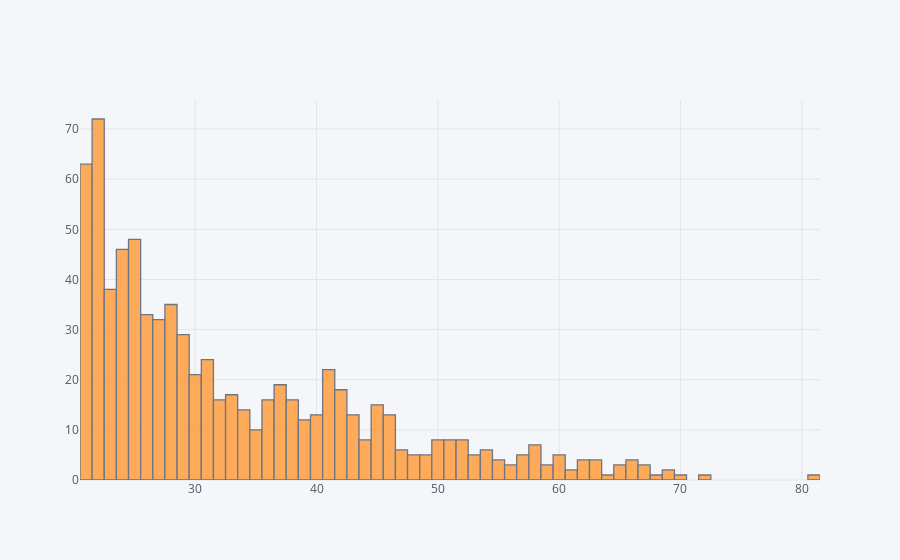

Notebook code for this chart:
### Code cell
df['Age'].iplot(kind='hist',bins=100)

### Figure 1 — Plotly figure (JSON) as saved in the notebook; plotly's stock layout.template omitted (floating-point values rounded to 4 significant figures; data arrays with more than 128 entries replaced by an {"elided": "..."} marker saying what was removed)
{"data": [{"histfunc": "count", "histnorm": "", "marker": {"color": "rgba(255, 153, 51, 1.0)", "line": {"color": "#4D5663", "width": 1.3}}, "name": "Age", "nbinsx": 100, "opacity": 0.8, "orientation": "v", "type": "histogram", "uid": "b3041e44-3908-4c4e-bbb6-f40040ce2ac3", "x": {"elided": "768 int values"}}], "layout": {"barmode": "overlay", "legend": {"bgcolor": "#F5F6F9", "font": {"color": "#4D5663"}}, "paper_bgcolor": "#F5F6F9", "plot_bgcolor": "#F5F6F9", "title": {"font": {"color": "#4D5663"}}, "xaxis": {"gridcolor": "#E1E5ED", "showgrid": true, "tickfont": {"color": "#4D5663"}, "title": {"font": {"color": "#4D5663"}, "text": ""}, "zerolinecolor": "#E1E5ED"}, "yaxis": {"gridcolor": "#E1E5ED", "showgrid": true, "tickfont": {"color": "#4D5663"}, "title": {"font": {"color": "#4D5663"}, "text": ""}, "zerolinecolor": "#E1E5ED"}}}
